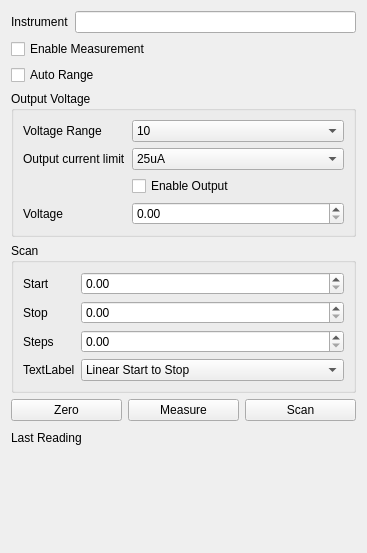
<?xml version="1.0" encoding="UTF-8"?>
<ui version="4.0">
 <class>Form</class>
 <widget class="QWidget" name="Form">
  <property name="geometry">
   <rect>
    <x>0</x>
    <y>0</y>
    <width>367</width>
    <height>553</height>
   </rect>
  </property>
  <property name="windowTitle">
   <string>Form</string>
  </property>
  <layout class="QVBoxLayout" name="verticalLayout">
   <item>
    <layout class="QGridLayout" name="gridLayout_2">
     <item row="0" column="0">
      <widget class="QLabel" name="label_9">
       <property name="text">
        <string>Instrument</string>
       </property>
      </widget>
     </item>
     <item row="0" column="1">
      <widget class="QLineEdit" name="instrumentEdit"/>
     </item>
    </layout>
   </item>
   <item>
    <widget class="QCheckBox" name="enableMeasurementBox">
     <property name="text">
      <string>Enable Measurement</string>
     </property>
    </widget>
   </item>
   <item>
    <widget class="QCheckBox" name="autoRangeBox">
     <property name="text">
      <string>Auto Range</string>
     </property>
    </widget>
   </item>
   <item>
    <widget class="QGroupBox" name="groupBox">
     <property name="title">
      <string>Output Voltage</string>
     </property>
     <layout class="QGridLayout" name="gridLayout">
      <item row="1" column="2">
       <widget class="QComboBox" name="currentLimitSelect">
        <property name="sizePolicy">
         <sizepolicy hsizetype="Preferred" vsizetype="Fixed">
          <horstretch>1</horstretch>
          <verstretch>0</verstretch>
         </sizepolicy>
        </property>
        <item>
         <property name="text">
          <string>25uA</string>
         </property>
        </item>
        <item>
         <property name="text">
          <string>250uA</string>
         </property>
        </item>
        <item>
         <property name="text">
          <string>2.5mA</string>
         </property>
        </item>
        <item>
         <property name="text">
          <string>25mA</string>
         </property>
        </item>
       </widget>
      </item>
      <item row="1" column="0">
       <widget class="QLabel" name="label_2">
        <property name="text">
         <string>Output current limit</string>
        </property>
       </widget>
      </item>
      <item row="2" column="2">
       <widget class="QCheckBox" name="enableOutputBox">
        <property name="text">
         <string>Enable Output</string>
        </property>
       </widget>
      </item>
      <item row="0" column="2">
       <widget class="QComboBox" name="voltageRangeSelect">
        <property name="sizePolicy">
         <sizepolicy hsizetype="Preferred" vsizetype="Fixed">
          <horstretch>1</horstretch>
          <verstretch>0</verstretch>
         </sizepolicy>
        </property>
        <item>
         <property name="text">
          <string>10</string>
         </property>
        </item>
        <item>
         <property name="text">
          <string>50</string>
         </property>
        </item>
        <item>
         <property name="text">
          <string>500</string>
         </property>
        </item>
       </widget>
      </item>
      <item row="0" column="0">
       <widget class="QLabel" name="label">
        <property name="text">
         <string>Voltage Range</string>
        </property>
       </widget>
      </item>
      <item row="3" column="0">
       <widget class="QLabel" name="label_6">
        <property name="text">
         <string>Voltage</string>
        </property>
       </widget>
      </item>
      <item row="3" column="2">
       <widget class="MagnitudeSpinBox" name="voltageEdit"/>
      </item>
     </layout>
    </widget>
   </item>
   <item>
    <widget class="QGroupBox" name="groupBox_2">
     <property name="title">
      <string>Scan</string>
     </property>
     <layout class="QFormLayout" name="formLayout">
      <item row="1" column="0">
       <widget class="QLabel" name="label_3">
        <property name="text">
         <string>Start</string>
        </property>
       </widget>
      </item>
      <item row="2" column="0">
       <widget class="QLabel" name="label_4">
        <property name="text">
         <string>Stop</string>
        </property>
       </widget>
      </item>
      <item row="3" column="0">
       <widget class="QLabel" name="label_5">
        <property name="text">
         <string>Steps</string>
        </property>
       </widget>
      </item>
      <item row="1" column="1">
       <widget class="MagnitudeSpinBox" name="startEdit"/>
      </item>
      <item row="2" column="1">
       <widget class="MagnitudeSpinBox" name="stopEdit"/>
      </item>
      <item row="3" column="1">
       <widget class="MagnitudeSpinBox" name="stepsEdit"/>
      </item>
      <item row="4" column="0">
       <widget class="QLabel" name="label_8">
        <property name="text">
         <string>TextLabel</string>
        </property>
       </widget>
      </item>
      <item row="4" column="1">
       <widget class="QComboBox" name="scanTypeCombo">
        <item>
         <property name="text">
          <string>Linear Start to Stop</string>
         </property>
        </item>
        <item>
         <property name="text">
          <string>Linear Stop to Start</string>
         </property>
        </item>
        <item>
         <property name="text">
          <string>Randomized</string>
         </property>
        </item>
       </widget>
      </item>
     </layout>
    </widget>
   </item>
   <item>
    <layout class="QHBoxLayout" name="horizontalLayout">
     <item>
      <widget class="QPushButton" name="zeroButton">
       <property name="text">
        <string>Zero</string>
       </property>
      </widget>
     </item>
     <item>
      <widget class="QPushButton" name="measureButton">
       <property name="text">
        <string>Measure</string>
       </property>
      </widget>
     </item>
     <item>
      <widget class="QPushButton" name="scanButton">
       <property name="text">
        <string>Scan</string>
       </property>
      </widget>
     </item>
    </layout>
   </item>
   <item>
    <layout class="QHBoxLayout" name="horizontalLayout_2">
     <item>
      <widget class="QLabel" name="label_7">
       <property name="text">
        <string>Last Reading</string>
       </property>
      </widget>
     </item>
     <item>
      <widget class="QLabel" name="currentLabel">
       <property name="sizePolicy">
        <sizepolicy hsizetype="Preferred" vsizetype="Preferred">
         <horstretch>1</horstretch>
         <verstretch>0</verstretch>
        </sizepolicy>
       </property>
       <property name="font">
        <font>
         <pointsize>14</pointsize>
        </font>
       </property>
       <property name="text">
        <string/>
       </property>
      </widget>
     </item>
    </layout>
   </item>
   <item>
    <spacer name="verticalSpacer">
     <property name="orientation">
      <enum>Qt::Vertical</enum>
     </property>
     <property name="sizeHint" stdset="0">
      <size>
       <width>20</width>
       <height>40</height>
      </size>
     </property>
    </spacer>
   </item>
  </layout>
 </widget>
 <customwidgets>
  <customwidget>
   <class>MagnitudeSpinBox</class>
   <extends>QDoubleSpinBox</extends>
   <header>uiModules.MagnitudeSpinBox</header>
  </customwidget>
 </customwidgets>
 <resources/>
 <connections/>
</ui>
